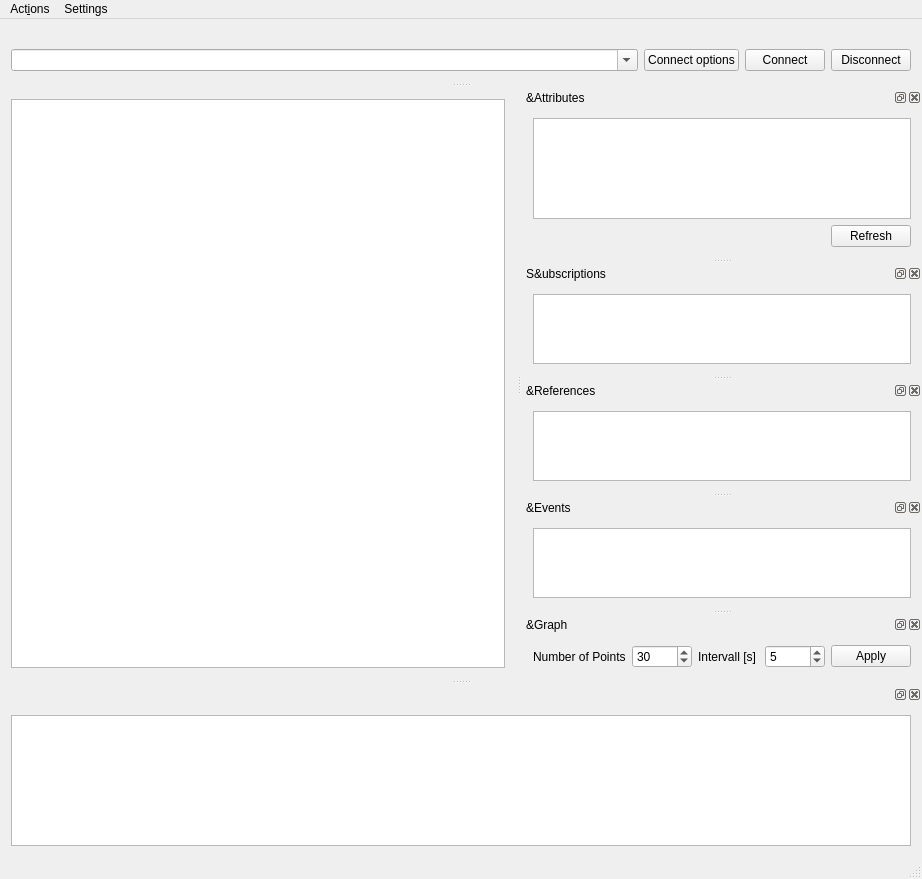
<?xml version="1.0" encoding="UTF-8"?>
<ui version="4.0">
    <class>MainWindow</class>
    <widget class="QMainWindow" name="MainWindow">
        <property name="geometry">
            <rect>
                <x>0</x>
                <y>0</y>
                <width>922</width>
                <height>879</height>
            </rect>
        </property>
        <property name="windowTitle">
            <string>FreeOpcUa Client</string>
        </property>
        <property name="windowIcon">
            <iconset>
                <normaloff>../network.svg</normaloff>../network.svg
            </iconset>
        </property>
        <widget class="QWidget" name="centralWidget">
            <layout class="QGridLayout" name="gridLayout_2">
                <item row="0" column="0">
                    <widget class="QSplitter" name="splitter">
                        <property name="sizePolicy">
                            <sizepolicy hsizetype="Preferred" vsizetype="Preferred">
                                <horstretch>0</horstretch>
                                <verstretch>0</verstretch>
                            </sizepolicy>
                        </property>
                        <property name="orientation">
                            <enum>Qt::Horizontal</enum>
                        </property>
                        <widget class="QTreeView" name="treeView">
                            <property name="sizePolicy">
                                <sizepolicy hsizetype="Fixed" vsizetype="Expanding">
                                    <horstretch>0</horstretch>
                                    <verstretch>0</verstretch>
                                </sizepolicy>
                            </property>
                            <property name="focusPolicy">
                                <enum>Qt::StrongFocus</enum>
                            </property>
                            <property name="contextMenuPolicy">
                                <enum>Qt::ActionsContextMenu</enum>
                            </property>
                            <property name="editTriggers">
                                <set>QAbstractItemView::NoEditTriggers</set>
                            </property>
                            <property name="dragEnabled">
                                <bool>true</bool>
                            </property>
                            <property name="dragDropMode">
                                <enum>QAbstractItemView::DragOnly</enum>
                            </property>
                        </widget>
                    </widget>
                </item>
            </layout>
        </widget>
        <widget class="QMenuBar" name="menuBar">
            <property name="geometry">
                <rect>
                    <x>0</x>
                    <y>0</y>
                    <width>922</width>
                    <height>24</height>
                </rect>
            </property>
            <widget class="QMenu" name="menuOPC_UA_Client">
                <property name="title">
                    <string>Act&amp;ions</string>
                </property>
                <addaction name="actionConnect"/>
                <addaction name="actionDisconnect"/>
                <addaction name="actionCopyPath"/>
                <addaction name="actionCopyNodeId"/>
                <addaction name="actionSubscribeDataChange"/>
                <addaction name="actionUnsubscribeDataChange"/>
                <addaction name="actionSubscribeEvent"/>
                <addaction name="actionUnsubscribeEvents"/>
            </widget>
            <widget class="QMenu" name="menuSettings">
                <property name="title">
                    <string>Settings</string>
                </property>
                <addaction name="actionDark_Mode"/>
                <addaction name="actionClient_Application_Certificate"/>
            </widget>
            <addaction name="menuOPC_UA_Client"/>
            <addaction name="menuSettings"/>
        </widget>
        <widget class="QStatusBar" name="statusBar"/>
        <widget class="QDockWidget" name="attrDockWidget">
            <property name="sizePolicy">
                <sizepolicy hsizetype="Expanding" vsizetype="Preferred">
                    <horstretch>0</horstretch>
                    <verstretch>0</verstretch>
                </sizepolicy>
            </property>
            <property name="minimumSize">
                <size>
                    <width>400</width>
                    <height>170</height>
                </size>
            </property>
            <property name="windowTitle">
                <string>&amp;Attributes</string>
            </property>
            <attribute name="dockWidgetArea">
                <number>2</number>
            </attribute>
            <widget class="QWidget" name="dockWidgetContents">
                <property name="sizePolicy">
                    <sizepolicy hsizetype="Expanding" vsizetype="Preferred">
                        <horstretch>0</horstretch>
                        <verstretch>0</verstretch>
                    </sizepolicy>
                </property>
                <property name="minimumSize">
                    <size>
                        <width>100</width>
                        <height>0</height>
                    </size>
                </property>
                <layout class="QGridLayout" name="gridLayout_4">
                    <item row="0" column="0" colspan="2">
                        <widget class="QTreeView" name="attrView">
                            <property name="focusPolicy">
                                <enum>Qt::StrongFocus</enum>
                            </property>
                            <property name="sizeAdjustPolicy">
                                <enum>QAbstractScrollArea::AdjustToContents</enum>
                            </property>
                            <property name="editTriggers">
                                <set>QAbstractItemView::AllEditTriggers</set>
                            </property>
                            <property name="showDropIndicator" stdset="0">
                                <bool>false</bool>
                            </property>
                            <property name="textElideMode">
                                <enum>Qt::ElideNone</enum>
                            </property>
                            <property name="autoExpandDelay">
                                <number>-1</number>
                            </property>
                            <property name="indentation">
                                <number>18</number>
                            </property>
                            <property name="sortingEnabled">
                                <bool>true</bool>
                            </property>
                            <property name="wordWrap">
                                <bool>true</bool>
                            </property>
                        </widget>
                    </item>
                    <item row="1" column="0">
                        <spacer name="horizontalSpacer">
                            <property name="orientation">
                                <enum>Qt::Horizontal</enum>
                            </property>
                            <property name="sizeHint" stdset="0">
                                <size>
                                    <width>40</width>
                                    <height>20</height>
                                </size>
                            </property>
                        </spacer>
                    </item>
                    <item row="1" column="1">
                        <widget class="QPushButton" name="attrRefreshButton">
                            <property name="text">
                                <string>Refresh</string>
                            </property>
                        </widget>
                    </item>
                </layout>
            </widget>
        </widget>
        <widget class="QDockWidget" name="addrDockWidget">
            <property name="sizePolicy">
                <sizepolicy hsizetype="Preferred" vsizetype="Minimum">
                    <horstretch>0</horstretch>
                    <verstretch>0</verstretch>
                </sizepolicy>
            </property>
            <property name="features">
                <set>QDockWidget::NoDockWidgetFeatures</set>
            </property>
            <property name="allowedAreas">
                <set>Qt::TopDockWidgetArea</set>
            </property>
            <attribute name="dockWidgetArea">
                <number>4</number>
            </attribute>
            <widget class="QWidget" name="dockWidgetContents_2">
                <property name="sizePolicy">
                    <sizepolicy hsizetype="Expanding" vsizetype="Preferred">
                        <horstretch>0</horstretch>
                        <verstretch>0</verstretch>
                    </sizepolicy>
                </property>
                <layout class="QGridLayout" name="gridLayout">
                    <item row="1" column="4">
                        <widget class="QPushButton" name="connectButton">
                            <property name="focusPolicy">
                                <enum>Qt::StrongFocus</enum>
                            </property>
                            <property name="text">
                                <string>Connect</string>
                            </property>
                        </widget>
                    </item>
                    <item row="1" column="5">
                        <widget class="QPushButton" name="disconnectButton">
                            <property name="focusPolicy">
                                <enum>Qt::StrongFocus</enum>
                            </property>
                            <property name="text">
                                <string>Disconnect</string>
                            </property>
                        </widget>
                    </item>
                    <item row="1" column="2">
                        <widget class="QComboBox" name="addrComboBox">
                            <property name="sizePolicy">
                                <sizepolicy hsizetype="Expanding" vsizetype="Fixed">
                                    <horstretch>0</horstretch>
                                    <verstretch>0</verstretch>
                                </sizepolicy>
                            </property>
                            <property name="editable">
                                <bool>true</bool>
                            </property>
                            <property name="insertPolicy">
                                <enum>QComboBox::InsertAtTop</enum>
                            </property>
                        </widget>
                    </item>
                    <item row="1" column="3">
                        <widget class="QPushButton" name="connectOptionButton">
                            <property name="focusPolicy">
                                <enum>Qt::StrongFocus</enum>
                            </property>
                            <property name="text">
                                <string>Connect options</string>
                            </property>
                        </widget>
                    </item>
                </layout>
            </widget>
        </widget>
        <widget class="QDockWidget" name="subDockWidget">
            <property name="sizePolicy">
                <sizepolicy hsizetype="Expanding" vsizetype="Preferred">
                    <horstretch>0</horstretch>
                    <verstretch>0</verstretch>
                </sizepolicy>
            </property>
            <property name="windowTitle">
                <string>S&amp;ubscriptions</string>
            </property>
            <attribute name="dockWidgetArea">
                <number>2</number>
            </attribute>
            <widget class="QWidget" name="dockWidgetContents_3">
                <property name="sizePolicy">
                    <sizepolicy hsizetype="Expanding" vsizetype="Preferred">
                        <horstretch>0</horstretch>
                        <verstretch>0</verstretch>
                    </sizepolicy>
                </property>
                <layout class="QGridLayout" name="gridLayout_3">
                    <item row="0" column="0">
                        <widget class="QTableView" name="subView">
                            <property name="focusPolicy">
                                <enum>Qt::StrongFocus</enum>
                            </property>
                            <property name="acceptDrops">
                                <bool>true</bool>
                            </property>
                            <property name="sizeAdjustPolicy">
                                <enum>QAbstractScrollArea::AdjustToContents</enum>
                            </property>
                            <property name="editTriggers">
                                <set>QAbstractItemView::NoEditTriggers</set>
                            </property>
                            <property name="tabKeyNavigation">
                                <bool>false</bool>
                            </property>
                            <property name="dragDropOverwriteMode">
                                <bool>false</bool>
                            </property>
                            <property name="dragDropMode">
                                <enum>QAbstractItemView::DropOnly</enum>
                            </property>
                        </widget>
                    </item>
                </layout>
            </widget>
        </widget>
        <widget class="QDockWidget" name="refDockWidget">
            <property name="sizePolicy">
                <sizepolicy hsizetype="Expanding" vsizetype="Preferred">
                    <horstretch>0</horstretch>
                    <verstretch>0</verstretch>
                </sizepolicy>
            </property>
            <property name="windowTitle">
                <string>&amp;References</string>
            </property>
            <attribute name="dockWidgetArea">
                <number>2</number>
            </attribute>
            <widget class="QWidget" name="dockWidgetContents_4">
                <property name="sizePolicy">
                    <sizepolicy hsizetype="Expanding" vsizetype="Preferred">
                        <horstretch>0</horstretch>
                        <verstretch>0</verstretch>
                    </sizepolicy>
                </property>
                <layout class="QVBoxLayout" name="verticalLayout_2">
                    <item>
                        <widget class="QTableView" name="refView">
                            <property name="focusPolicy">
                                <enum>Qt::StrongFocus</enum>
                            </property>
                            <property name="editTriggers">
                                <set>QAbstractItemView::NoEditTriggers</set>
                            </property>
                            <property name="tabKeyNavigation">
                                <bool>false</bool>
                            </property>
                        </widget>
                    </item>
                </layout>
            </widget>
        </widget>
        <widget class="QDockWidget" name="evDockWidget">
            <property name="sizePolicy">
                <sizepolicy hsizetype="Expanding" vsizetype="Preferred">
                    <horstretch>0</horstretch>
                    <verstretch>0</verstretch>
                </sizepolicy>
            </property>
            <property name="windowTitle">
                <string>&amp;Events</string>
            </property>
            <attribute name="dockWidgetArea">
                <number>2</number>
            </attribute>
            <widget class="QWidget" name="dockWidgetContents_5">
                <layout class="QGridLayout" name="gridLayout_5">
                    <item row="0" column="0">
                        <widget class="QListView" name="evView">
                            <property name="focusPolicy">
                                <enum>Qt::StrongFocus</enum>
                            </property>
                            <property name="acceptDrops">
                                <bool>true</bool>
                            </property>
                            <property name="editTriggers">
                                <set>QAbstractItemView::NoEditTriggers</set>
                            </property>
                            <property name="dragDropMode">
                                <enum>QAbstractItemView::DropOnly</enum>
                            </property>
                        </widget>
                    </item>
                </layout>
            </widget>
        </widget>
        <widget class="QDockWidget" name="logDockWidget_2">
            <attribute name="dockWidgetArea">
                <number>8</number>
            </attribute>
            <widget class="QWidget" name="dockWidgetContents_7">
                <layout class="QGridLayout" name="gridLayout_6">
                    <item row="0" column="0">
                        <widget class="QTextEdit" name="logTextEdit">
                            <property name="focusPolicy">
                                <enum>Qt::StrongFocus</enum>
                            </property>
                            <property name="tabChangesFocus">
                                <bool>true</bool>
                            </property>
                            <property name="readOnly">
                                <bool>false</bool>
                            </property>
                        </widget>
                    </item>
                </layout>
            </widget>
        </widget>
        <widget class="QDockWidget" name="graphDockWidget">
            <property name="windowTitle">
                <string>&amp;Graph</string>
            </property>
            <attribute name="dockWidgetArea">
                <number>2</number>
            </attribute>
            <widget class="QWidget" name="dockWidgetContents_6">
                <layout class="QGridLayout" name="gridLayout_7">
                    <item row="0" column="0">
                        <layout class="QVBoxLayout" name="graphLayout">
                            <item>
                                <layout class="QHBoxLayout" name="horizontalLayout">
                                    <item>
                                        <widget class="QLabel" name="labelNumberOfPoints">
                                            <property name="text">
                                                <string>Number of Points</string>
                                            </property>
                                        </widget>
                                    </item>
                                    <item>
                                        <widget class="QSpinBox" name="spinBoxNumberOfPoints">
                                            <property name="minimum">
                                                <number>10</number>
                                            </property>
                                            <property name="maximum">
                                                <number>100</number>
                                            </property>
                                            <property name="value">
                                                <number>30</number>
                                            </property>
                                        </widget>
                                    </item>
                                    <item>
                                        <widget class="QLabel" name="labelIntervall">
                                            <property name="text">
                                                <string>Intervall [s]</string>
                                            </property>
                                        </widget>
                                    </item>
                                    <item>
                                        <widget class="QSpinBox" name="spinBoxIntervall">
                                            <property name="minimum">
                                                <number>1</number>
                                            </property>
                                            <property name="maximum">
                                                <number>3600</number>
                                            </property>
                                            <property name="value">
                                                <number>5</number>
                                            </property>
                                        </widget>
                                    </item>
                                    <item>
                                        <widget class="QPushButton" name="buttonApply">
                                            <property name="text">
                                                <string>Apply</string>
                                            </property>
                                        </widget>
                                    </item>
                                </layout>
                            </item>
                        </layout>
                    </item>
                </layout>
            </widget>
        </widget>
        <action name="actionConnect">
            <property name="text">
                <string>&amp;Connect</string>
            </property>
        </action>
        <action name="actionDisconnect">
            <property name="text">
                <string>&amp;Disconnect</string>
            </property>
            <property name="toolTip">
                <string>Disconnect from server</string>
            </property>
        </action>
        <action name="actionSubscribeDataChange">
            <property name="text">
                <string>&amp;Subscribe to data change</string>
            </property>
            <property name="toolTip">
                <string>Subscribe to data change from selected node</string>
            </property>
        </action>
        <action name="actionUnsubscribeDataChange">
            <property name="text">
                <string>&amp;Unsubscribe to DataChange</string>
            </property>
            <property name="toolTip">
                <string>Unsubscribe to DataChange for current node</string>
            </property>
        </action>
        <action name="actionSubscribeEvent">
            <property name="text">
                <string>Subscribe to &amp;events</string>
            </property>
            <property name="toolTip">
                <string>Subscribe to events from selected node</string>
            </property>
        </action>
        <action name="actionUnsubscribeEvents">
            <property name="text">
                <string>U&amp;nsubscribe to Events</string>
            </property>
            <property name="toolTip">
                <string>Unsubscribe to Events from current node</string>
            </property>
        </action>
        <action name="actionCopyPath">
            <property name="text">
                <string>Copy &amp;Path</string>
            </property>
            <property name="toolTip">
                <string>Copy path to node to clipboard</string>
            </property>
        </action>
        <action name="actionCopyNodeId">
            <property name="text">
                <string>C&amp;opy NodeId</string>
            </property>
            <property name="toolTip">
                <string>Copy NodeId to clipboard</string>
            </property>
        </action>
        <action name="actionAddToGraph">
            <property name="text">
                <string>Add to &amp;Graph</string>
            </property>
            <property name="toolTip">
                <string>Add this node to the graph</string>
            </property>
            <property name="shortcut">
                <string>Ctrl+G</string>
            </property>
        </action>
        <action name="actionRemoveFromGraph">
            <property name="text">
                <string>Remove from Graph</string>
            </property>
            <property name="toolTip">
                <string>Remove this node from the graph</string>
            </property>
            <property name="shortcut">
                <string>Ctrl+Shift+G</string>
            </property>
        </action>
        <action name="actionCall">
            <property name="text">
                <string>Call</string>
            </property>
            <property name="toolTip">
                <string>Call Ua Method</string>
            </property>
        </action>
        <action name="actionDark_Mode">
            <property name="checkable">
                <bool>true</bool>
            </property>
            <property name="text">
                <string>Dark Mode</string>
            </property>
            <property name="statusTip">
                <string>Enables Dark Mode Theme</string>
            </property>
        </action>
        <action name="actionClient_Application_Certificate">
            <property name="text">
                <string>Client Application Certificate</string>
            </property>
        </action>
    </widget>
    <layoutdefault spacing="6" margin="11"/>
    <tabstops>
        <tabstop>addrComboBox</tabstop>
        <tabstop>connectOptionButton</tabstop>
        <tabstop>connectButton</tabstop>
        <tabstop>disconnectButton</tabstop>
        <tabstop>treeView</tabstop>
        <tabstop>attrView</tabstop>
        <tabstop>attrRefreshButton</tabstop>
        <tabstop>subView</tabstop>
        <tabstop>refView</tabstop>
        <tabstop>evView</tabstop>
        <tabstop>spinBoxNumberOfPoints</tabstop>
        <tabstop>spinBoxIntervall</tabstop>
        <tabstop>buttonApply</tabstop>
        <tabstop>logTextEdit</tabstop>
    </tabstops>
    <resources/>
    <connections/>
</ui>
